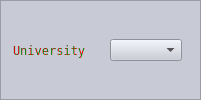
                 <widget class="QFrame" name="frame_12">
                  <property name="maximumSize">
                   <size>
                    <width>600</width>
                    <height>16777215</height>
                   </size>
                  </property>
                  <property name="styleSheet">
                   <string notr="true">background-color: rgb(200, 202, 214);</string>
                  </property>
                  <property name="frameShape">
                   <enum>QFrame::StyledPanel</enum>
                  </property>
                  <property name="frameShadow">
                   <enum>QFrame::Raised</enum>
                  </property>
                  <layout class="QHBoxLayout" name="horizontalLayout_15">
                   <property name="leftMargin">
                    <number>3</number>
                   </property>
                   <property name="topMargin">
                    <number>3</number>
                   </property>
                   <property name="rightMargin">
                    <number>3</number>
                   </property>
                   <property name="bottomMargin">
                    <number>3</number>
                   </property>
                   <item>
                    <widget class="QFrame" name="frame_13">
                     <property name="frameShape">
                      <enum>QFrame::NoFrame</enum>
                     </property>
                     <property name="frameShadow">
                      <enum>QFrame::Plain</enum>
                     </property>
                     <property name="lineWidth">
                      <number>0</number>
                     </property>
                     <layout class="QVBoxLayout" name="verticalLayout_7">
                      <item>
                       <widget class="QLabel" name="lb_university">
                        <property name="font">
                         <font>
                          <family>Fixedsys</family>
                         </font>
                        </property>
                        <property name="styleSheet">
                         <string notr="true">color: qlineargradient(spread:reflect, x1:0, y1:0.534, x2:1, y2:0.523, stop:0 rgba(0, 142, 0, 255), stop:0.513812 rgba(0, 0, 0, 255), stop:1 rgba(255, 0, 0, 255));</string>
                        </property>
                        <property name="text">
                         <string>University</string>
                        </property>
                       </widget>
                      </item>
                     </layout>
                    </widget>
                   </item>
                   <item>
                    <widget class="QFrame" name="frame_14">
                     <property name="frameShape">
                      <enum>QFrame::NoFrame</enum>
                     </property>
                     <property name="frameShadow">
                      <enum>QFrame::Plain</enum>
                     </property>
                     <property name="lineWidth">
                      <number>0</number>
                     </property>
                     <layout class="QVBoxLayout" name="verticalLayout_8">
                      <property name="rightMargin">
                       <number>15</number>
                      </property>
                      <item>
                       <widget class="QComboBox" name="cb_university"/>
                      </item>
                     </layout>
                    </widget>
                   </item>
                  </layout>
                 </widget>
